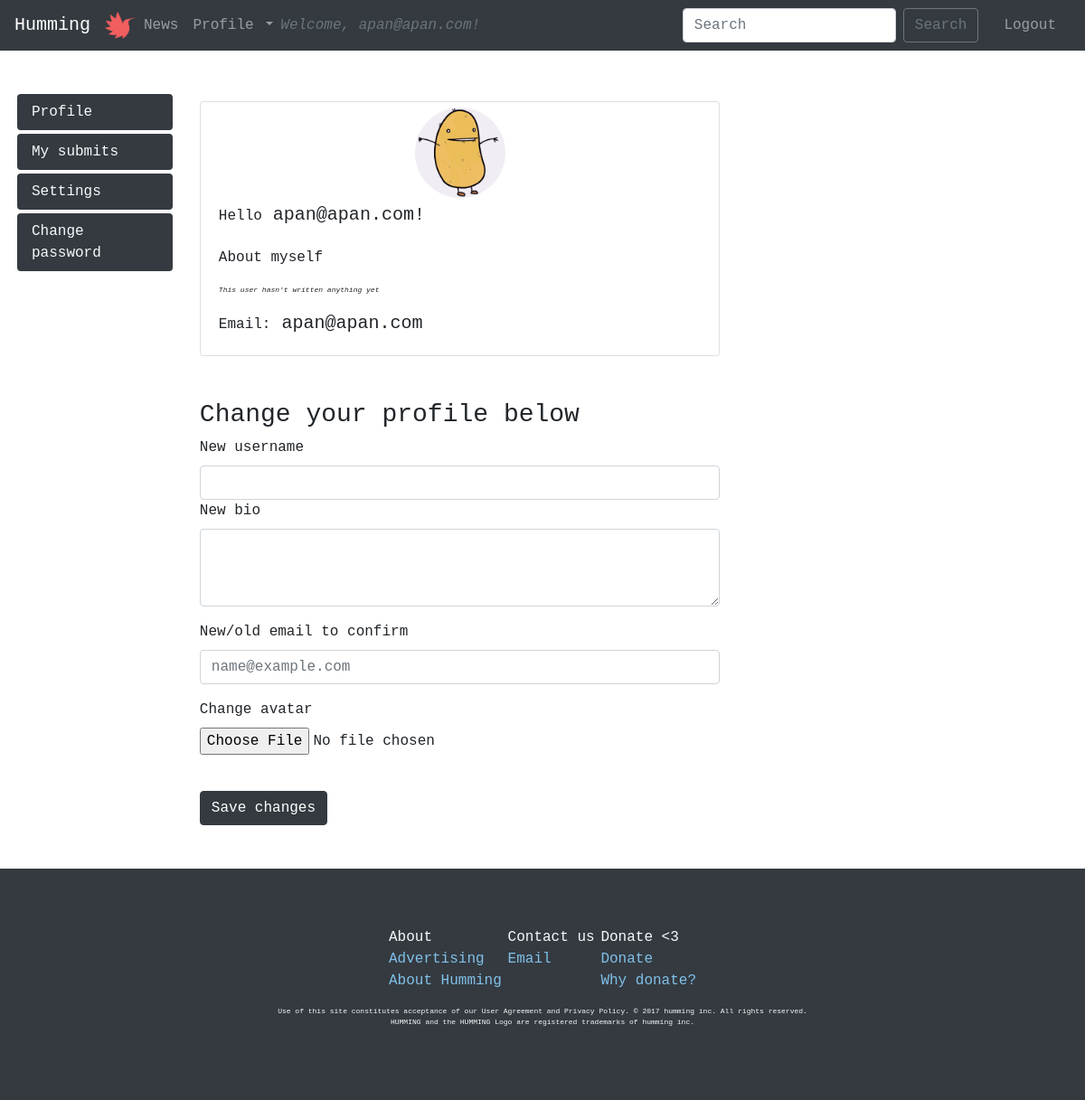
/accounts/settings.php (signed in), run on the app's committed database.
### tables this page shows
CREATE TABLE "users" (
	`userID`	INTEGER PRIMARY KEY AUTOINCREMENT,
	`username`	VARCHAR NOT NULL UNIQUE,
	`email`	VARCHAR NOT NULL UNIQUE,
	`password`	VARCHAR NOT NULL,
	`bio`	VARCHAR,
	`picture`	VARCHAR
);

### php/functions.php (called while the page is built, shortened)
<?php
function myProfile($pdo) {
  $id = (int)$_SESSION['users']['userID'];
  $getMyProfile = "SELECT * FROM users
                   WHERE userID= :userID";
  $statement = $pdo->prepare($getMyProfile);
  $statement->bindParam(':userID', $id, PDO::PARAM_INT);
  $statement->execute();
  $resultGetMyProfile = $statement->fetchALL(PDO::FETCH_ASSOC);
  return $resultGetMyProfile;
}

### accounts/settings.php (the view, shortened to what this page needs)
<?php
require __DIR__.'/../viewings/header.php';
?>
<div class="row ml-1">
  <div class="col-md-2 col-sm-4 mt-5">
    <div class="nav flex-column nav-pills" id="v-pills-tab" role="tablist" aria-orientation="vertical">
      <a class="nav-link active bg-dark text-light mb-1" id="v-pills-profile-tab" data-toggle="pill" href="#v-pills-profile" role="tab" aria-controls="v-pills-profile" aria-selected="true">Profile</a>
      <a class="nav-link bg-dark text-light mb-1" id="v-pills-messages-tab" data-toggle="pill" href="#v-pills-messages" role="tab" aria-controls="v-pills-messages" aria-selected="false">My submits</a>
      <a class="nav-link bg-dark text-light mb-1" id="v-pills-settings-tab" data-toggle="pill" href="#v-pills-settings" role="tab" aria-controls="v-pills-settings" aria-selected="false">Settings</a>
      <a class="nav-link bg-dark text-light mb-1" id="v-pills-changepass-tab" data-toggle="pill" href="#v-pills-changepass" role="tab" aria-controls="v-pills-changepass" aria-selected="false">Change password</a>
    </div>
  </div>
  <div class="col-md-6 col-sm-8 mt-5">
    <div class="tab-content" id="v-pills-tabContent">
      <div class="tab-pane fade show active" id="v-pills-profile" role="tab" aria-labelledby="v-pills-profile-tab">
        <?php $profiles = myProfile($pdo) ?>
        <?php foreach($profiles as $profile):?>
          <div class="card mt-2">
            <img class="profilePic" src=" <?php if(isset($profile['picture'])): ?>
            <?php echo "../profileImages/".$profile['picture']; ?>
          <?php else: echo "../images/potato.jpg"; ?>
            <?php endif; ?>" alt="">
            <div class="card-body pt-1 pb-1">
              <blockquote class="blockquote mb-0">
                <p class="mb-0">
                  <small class="font-weight-light"><p>Hello</small> <?php echo $profile['username'];?>!</p>
                  <small class="font-weight-light"><p>About myself</small><br> <?php echo $profile['bio'];?></p>
                  <?php if (!isset($profile['bio'])): ?>
                       <p class="smallfont italic mt-0 pt-0"><em>This user hasn't written anything yet</em></p>
                  <?php endif; ?>
                  <small class="font-weight-light"><p>Email:</small> <?php echo $profile['email'];?></p>
                </blockquote>
              </div>
            </div>
          <?php endforeach; ?>
          <h3 class="mt-5">Change your profile below</h3>
          <form action="/php/changeProfile.php" method="post" enctype="multipart/form-data">
            <div class="form-groupmt-1">
              <label class="font-weight-light" for="username">New username</label>
              <input type="text" class="form-control" name="username">
            </div>
            <div class="form-group">
              <label class="font-weight-light" for="bio">New bio</label>
              <textarea class="form-control" name="bio" rows="3"></textarea>
            </div>
            <div class="form-group">
              <label class="font-weight-light" for="email">New/old email to confirm</label>
              <input type="email" class="form-control" name="email" placeholder="name@example.com" required>
            </div>
              <div class="form-group">
                <label>Change avatar</label>
                <input type="file" class="form-control-file" name="picture">
              </div>
            <button class="btn btn-dark mt-4 font-weight-light" type="submit">Save changes</button>
          </form>
        </div>
      </div>
    </div>
  </div>
  <?php require __DIR__.'/../viewings/footer.php'; ?>

### viewings/navigation.php (shortened to what this page needs)
<nav class="navbar navbar-expand-lg navbar-dark bg-dark">
  <a class="navbar-brand" href="/index.php">Humming</a>
  <img src="../images/hummingLogo.png" width="35" height="30" class="d-inline-block align-top" alt="">
<div class="collapse navbar-collapse" id="navbarSupportedContent">
  <ul class="navbar-nav ml-auto w-100 justify-content-start">
      <li class="nav-item">
        <a class="nav-link" href="/news.php">News<span class="sr-only">(current)</span></a>
      </li>
      <?php if (isset($_SESSION['users'])):?>
        <li class="nav-item dropdown">
          <a class="nav-link dropdown-toggle" href="#" id="navbarDropdown" role="button" data-toggle="dropdown" aria-haspopup="true" aria-expanded="false">
            Profile
          </a>
        </li>
        <?php $userNames = myProfile($pdo) ?>
        <?php foreach($userNames as $userName): ?>
          <p class="font-italic text-secondary mt-2 mb-0">Welcome, <?php echo $userName['username'];?>!</p>
        <?php endforeach; ?>
      <?php endif; ?>
  </ul>
  <ul class="nav navbar-nav ml-auto w-100 mr-1 justify-content-end">
    <form class="form-inline my-2 my-lg-0">
      <input class="form-control mr-sm-2" type="search" placeholder="Search" aria-label="Search">
      <button class="btn btn-outline-secondary my-2 my-sm-0" type="submit">Search</button>
    </form>
  </ul>
  <?php if (isset($_SESSION['users'])):?>
    <ul class="nav navbar-nav ml-auto w-10 mr-3 pl-4 justify-content-end">
      <div class="clearfix">
        <li class="nav-item float-right">
          <a href="../php/logout.php" class="nav-link p-0">Logout</a>
        </li>
      </div>
    </ul>
  <?php endif; ?>
</div>
</nav>

### style/main.css (style rules this page uses)
* { font-family: monospace; }
.smallfont { font-size: 8px; }
.profilePic { border-radius: 100px; height: 100px; width: 100px; margin: auto; margin-top: 1%; }
ul { list-style-type: none; }

### data on the page
users: username "apan@apan.com", shows "This user hasn't written anything yet", email "apan@apan.com"
